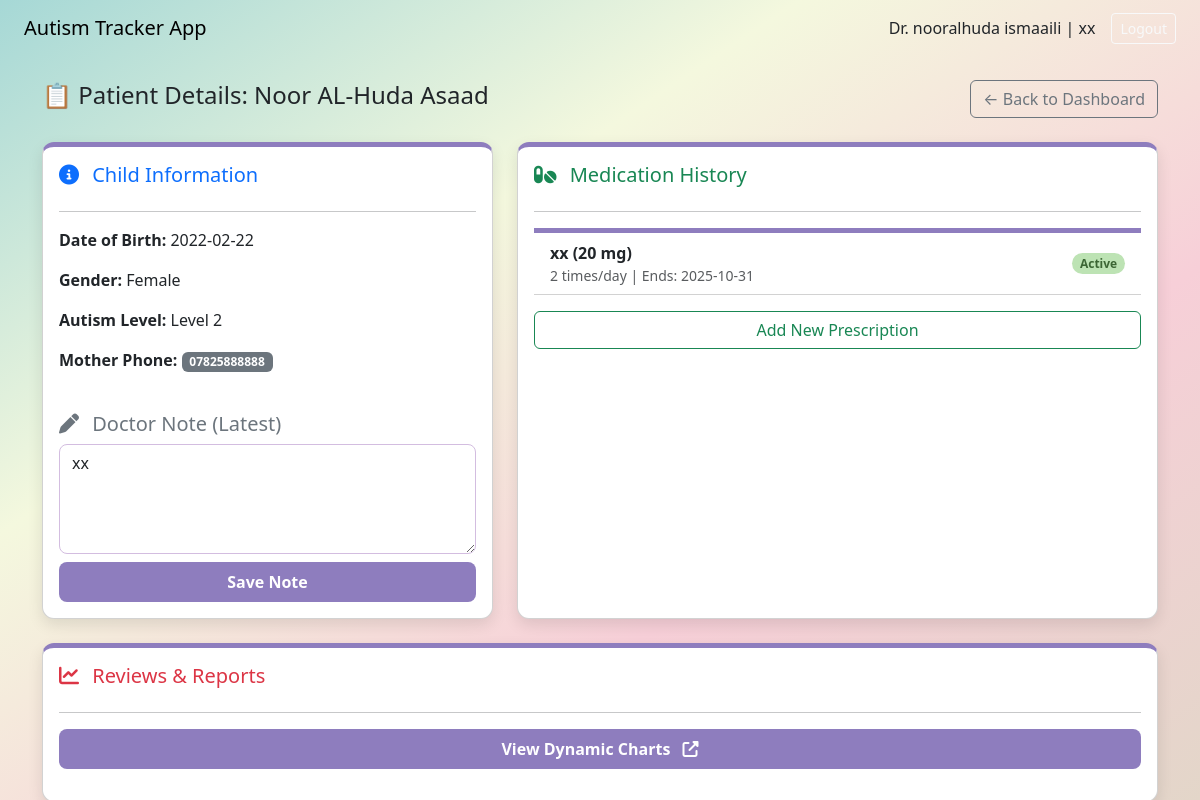
Before: /doctor/child_details/11 (signed in) with the older database file.
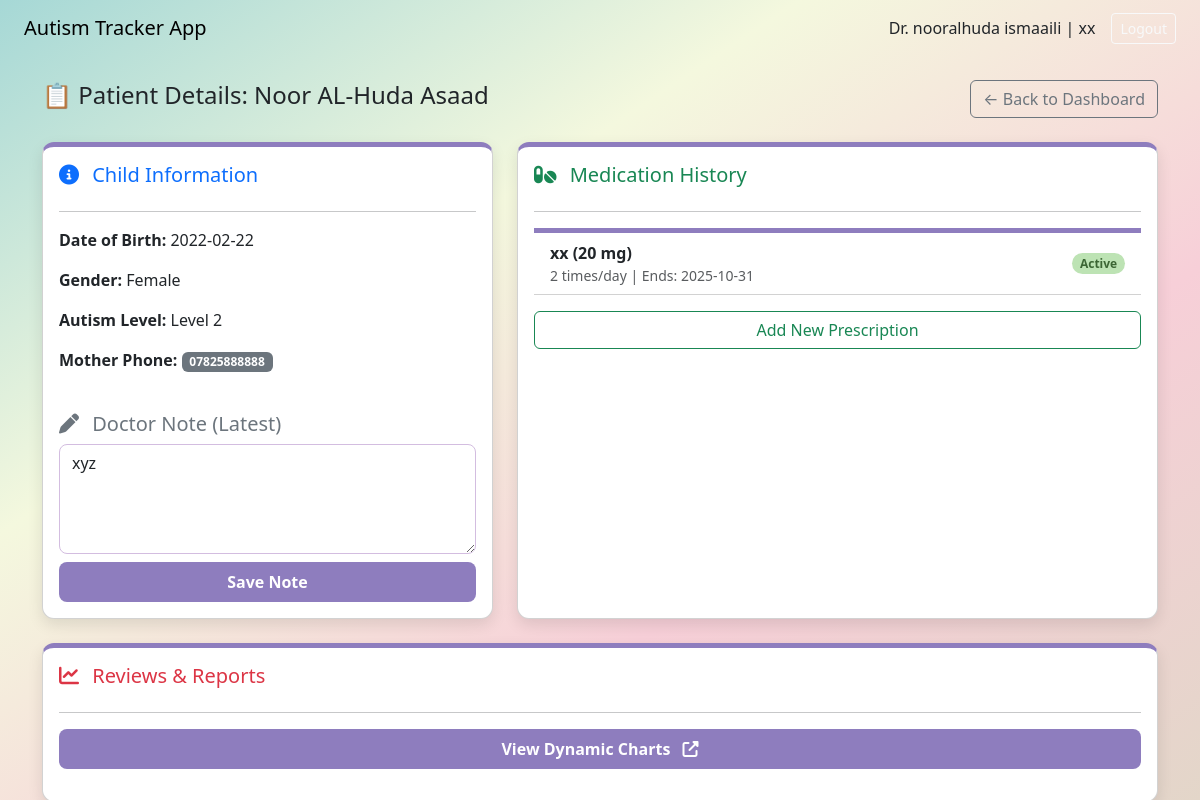
After: the same page with the newer database file.
### model.py (models this page shows, shortened)
class Child(db.Model):
    __tablename__ = 'child'
    child_id = db.Column(db.Integer, primary_key=True, unique=True)
    mother_id = db.Column(db.Integer, db.ForeignKey('mother_register.mother_id'), nullable=True)
    name = db.Column(db.String(100), nullable=False)
    BD = db.Column(db.DateTime, nullable=False)
    gender = db.Column(db.String(10), nullable=False)  # "male" or "female"
    level = db.Column(db.Integer, nullable=False)
    note = db.Column(db.Text, nullable=True)
    doctor_links = db.relationship('DoctorsChild', backref='child', lazy=True)
    activities = db.relationship('Activities', backref='child', lazy=True)
    medicines = db.relationship('Medicine', backref='child', lazy=True)

### app.py (the view, shortened to what this page needs)
@app.route('/doctor/child_details/<int:child_id>', methods=['GET', 'POST'])
def doctor_child_details(child_id):
    doctor_id = session.get('doctor_id')
    doctor = DoctorRegister.query.get(doctor_id)
    if 'doctor_name' not in session:
        flash("الرجاء تسجيل الدخول كطبيب.", "danger")
        return redirect(url_for('doctor_login'))
    child = db.session.get(Child, child_id)
    if not child:
        flash("Patient not found.", "danger")
        return redirect(url_for('doctor_dashboard'))
    medicines = Medicine.query.filter_by(child_id=child_id).order_by(Medicine.start_date.desc()).all()
    doctor_reviews = DoctorReview.query.filter_by(child_id=child_id).order_by(DoctorReview.created_time.desc()).all()
    return render_template('doctor_child_details.html',doctor_name=doctor.name,
        specialty=doctor.specialty,
                           child=child,
                           medicines=medicines,
                           reviews=doctor_reviews)

### templates/doctor_child_details.html (shortened to what this page needs)
{% extends 'base_doctor.html' %}
{% block content %}
<div class="container mt-4">
    <div class="d-flex justify-content-between align-items-center mb-4">
        <h4>📋 Patient Details: {{ child.name }}</h4>
        <a href="{{ url_for('doctor_dashboard') }}" class="btn btn-outline-secondary">
            &larr; Back to Dashboard
        </a>
    </div>
    <div class="row g-4">
        <div class="col-md-5">
            <div class="card card-box p-3 h-100">
                <h5 class="card-title text-primary"><i class="fas fa-info-circle me-2"></i> Child Information</h5>
                <hr>
                <p><strong>Date of Birth:</strong> {{ child.BD.strftime('%Y-%m-%d') }}</p>
                <p><strong>Gender:</strong> {{ 'Male' if child.gender == 'male' else 'Female' }}</p>
                <p><strong>Autism Level:</strong> Level {{ child.level }}</p>
                <p><strong>Mother Phone:</strong> <span class="badge bg-secondary">{{ child.mother.phone_number if child.mother else 'N/A' }}</span></p>
                <h5 class="mt-4 text-secondary"><i class="fas fa-pen me-2"></i> Doctor Note (Latest)</h5>
                <form method="POST" action="{{ url_for('doctor_child_details', child_id=child.child_id) }}">
                    <textarea name="doctor_note" class="form-control mb-2" rows="4" placeholder="Enter your summary or notes here..." required>{{ child.note or '' }}</textarea>
                    <button type="submit" class="btn btn-main w-100">Save Note</button>
                </form>
            </div>
        </div>
        <div class="col-md-7">
            <div class="card card-box p-3 h-100">
                <h5 class="card-title text-success"><i class="fas fa-pills me-2"></i> Medication History</h5>
                <hr>
                {% if medicines %}
                    <ul class="list-group list-group-flush">
                        {% for med in medicines %}
                        <li class="list-group-item d-flex justify-content-between align-items-center">
                            <div>
                                <strong>{{ med.medicine_name }} ({{ med.dosage }} mg)</strong>
                                <small class="d-block text-muted">
                                    {{ med.time_per_day }} times/day | Ends: {{ med.finishdate.strftime('%Y-%m-%d') }}
                                </small>
                            </div>
                            <span class="badge bg-success rounded-pill">Active</span>
                        </li>
                        {% endfor %}
                    </ul>
                {% else %}
                    <div class="alert alert-info mt-3">No active medication registered.</div>
                {% endif %}
                <a href="{{ url_for('add_prescription', child_id=child.child_id) }}" class="btn btn-outline-success mt-3">
     Add New Prescription
</a>
            </div>
        </div>
    </div>
    <div class="row mt-4">
        <div class="col-12">
            <div class="card card-box p-3">
                <h5 class="card-title text-danger"><i class="fas fa-chart-line me-2"></i> Reviews & Reports</h5>
                <hr>
                <a href="{{ url_for('doctor_reports', child_id=child.child_id) }}"
   target="_blank"
   class="btn btn-main mb-3">
    View Dynamic Charts  <i class="fas fa-external-link-alt ms-2"></i>
</a>
            </div>
        </div>
    </div>
</div>
{% endblock %}

Changed rows visible on the page:
changed Child "Noor AL-Huda Asaad": doctor_note "xx" → "xyz"
